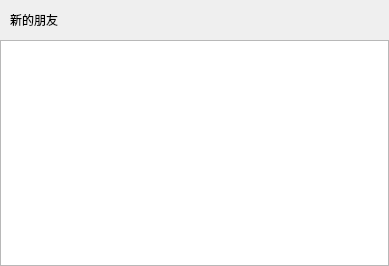
<?xml version="1.0" encoding="UTF-8"?>
<ui version="4.0">
 <class>ApplyFriendPage</class>
 <widget class="QWidget" name="ApplyFriendPage">
  <property name="geometry">
   <rect>
    <x>0</x>
    <y>0</y>
    <width>389</width>
    <height>266</height>
   </rect>
  </property>
  <property name="windowTitle">
   <string>Form</string>
  </property>
  <layout class="QVBoxLayout" name="verticalLayout">
   <property name="spacing">
    <number>0</number>
   </property>
   <property name="leftMargin">
    <number>0</number>
   </property>
   <property name="topMargin">
    <number>0</number>
   </property>
   <property name="rightMargin">
    <number>0</number>
   </property>
   <property name="bottomMargin">
    <number>0</number>
   </property>
   <item>
    <widget class="QWidget" name="friend_apply_wid" native="true">
     <layout class="QHBoxLayout" name="horizontalLayout">
      <property name="spacing">
       <number>0</number>
      </property>
      <property name="leftMargin">
       <number>0</number>
      </property>
      <property name="topMargin">
       <number>0</number>
      </property>
      <property name="rightMargin">
       <number>0</number>
      </property>
      <property name="bottomMargin">
       <number>0</number>
      </property>
      <item>
       <spacer name="horizontalSpacer_2">
        <property name="orientation">
         <enum>Qt::Orientation::Horizontal</enum>
        </property>
        <property name="sizeType">
         <enum>QSizePolicy::Policy::Fixed</enum>
        </property>
        <property name="sizeHint" stdset="0">
         <size>
          <width>10</width>
          <height>20</height>
         </size>
        </property>
       </spacer>
      </item>
      <item>
       <widget class="QLabel" name="friend_apply_lb">
        <property name="minimumSize">
         <size>
          <width>0</width>
          <height>40</height>
         </size>
        </property>
        <property name="maximumSize">
         <size>
          <width>16777215</width>
          <height>40</height>
         </size>
        </property>
        <property name="text">
         <string>新的朋友</string>
        </property>
       </widget>
      </item>
      <item>
       <spacer name="horizontalSpacer">
        <property name="orientation">
         <enum>Qt::Orientation::Horizontal</enum>
        </property>
        <property name="sizeHint" stdset="0">
         <size>
          <width>340</width>
          <height>20</height>
         </size>
        </property>
       </spacer>
      </item>
     </layout>
    </widget>
   </item>
   <item>
    <widget class="QWidget" name="widget_2" native="true">
     <layout class="QVBoxLayout" name="verticalLayout_2">
      <property name="spacing">
       <number>0</number>
      </property>
      <property name="leftMargin">
       <number>0</number>
      </property>
      <property name="topMargin">
       <number>0</number>
      </property>
      <property name="rightMargin">
       <number>0</number>
      </property>
      <property name="bottomMargin">
       <number>0</number>
      </property>
      <item>
       <widget class="ApplyFriendList" name="apply_friend_list"/>
      </item>
     </layout>
    </widget>
   </item>
  </layout>
 </widget>
 <customwidgets>
  <customwidget>
   <class>ApplyFriendList</class>
   <extends>QListWidget</extends>
   <header location="global">applyfriendlist.h</header>
  </customwidget>
 </customwidgets>
 <resources/>
 <connections/>
</ui>
